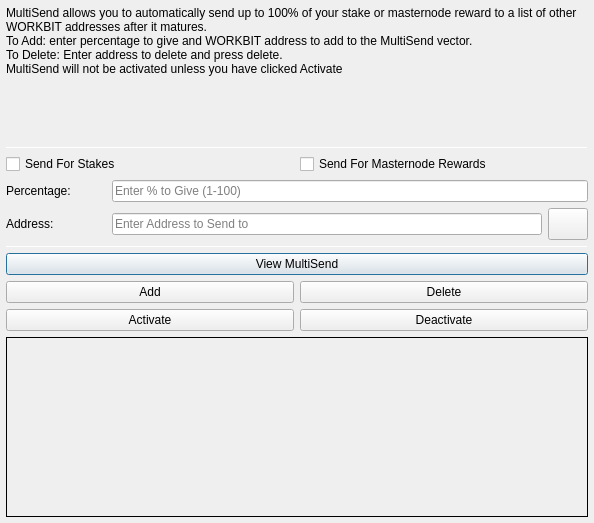
<?xml version="1.0" encoding="UTF-8"?>
<ui version="4.0">
 <class>MultiSendDialog</class>
 <widget class="QDialog" name="MultiSendDialog">
  <property name="windowModality">
   <enum>Qt::NonModal</enum>
  </property>
  <property name="geometry">
   <rect>
    <x>0</x>
    <y>0</y>
    <width>594</width>
    <height>523</height>
   </rect>
  </property>
  <property name="windowTitle">
   <string>MultiSend</string>
  </property>
  <layout class="QVBoxLayout" name="verticalLayout" stretch="0">
   <property name="leftMargin">
    <number>6</number>
   </property>
   <property name="topMargin">
    <number>6</number>
   </property>
   <property name="rightMargin">
    <number>6</number>
   </property>
   <property name="bottomMargin">
    <number>6</number>
   </property>
   <item>
    <layout class="QVBoxLayout" name="verticalLayout_Main" stretch="1,1,1,1,1,1">
     <item>
      <widget class="QLabel" name="label_2">
       <property name="lineWidth">
        <number>1</number>
       </property>
       <property name="text">
        <string>MultiSend allows you to automatically send up to 100% of your stake or masternode reward to a list of other WORKBIT addresses after it matures.
To Add: enter percentage to give and WORKBIT address to add to the MultiSend vector.
To Delete: Enter address to delete and press delete.
MultiSend will not be activated unless you have clicked Activate</string>
       </property>
       <property name="alignment">
        <set>Qt::AlignLeading|Qt::AlignLeft|Qt::AlignTop</set>
       </property>
       <property name="wordWrap">
        <bool>true</bool>
       </property>
      </widget>
     </item>
     <item>
      <widget class="Line" name="line">
       <property name="minimumSize">
        <size>
         <width>0</width>
         <height>1</height>
        </size>
       </property>
       <property name="maximumSize">
        <size>
         <width>16777215</width>
         <height>1</height>
        </size>
       </property>
       <property name="orientation">
        <enum>Qt::Horizontal</enum>
       </property>
      </widget>
     </item>
     <item>
      <layout class="QVBoxLayout" name="verticalLayout_Settings">
       <item>
        <layout class="QHBoxLayout" name="horizontalLayout">
         <item>
          <widget class="QCheckBox" name="multiSendStakeCheckBox">
           <property name="text">
            <string>Send For Stakes</string>
           </property>
          </widget>
         </item>
         <item>
          <widget class="QCheckBox" name="multiSendMasternodeCheckBox">
           <property name="text">
            <string>Send For Masternode Rewards</string>
           </property>
          </widget>
         </item>
        </layout>
       </item>
       <item>
        <layout class="QHBoxLayout" name="horizontalLayout_6">
         <item>
          <widget class="QLabel" name="label">
           <property name="minimumSize">
            <size>
             <width>100</width>
             <height>0</height>
            </size>
           </property>
           <property name="toolTip">
            <string>Percentage of stake to send</string>
           </property>
           <property name="text">
            <string>Percentage:</string>
           </property>
          </widget>
         </item>
         <item>
          <widget class="QLineEdit" name="multiSendPercentEdit">
           <property name="toolTip">
            <string>Enter whole numbers 1 - 100</string>
           </property>
           <property name="placeholderText">
            <string>Enter % to Give (1-100)</string>
           </property>
          </widget>
         </item>
        </layout>
       </item>
       <item>
        <layout class="QHBoxLayout" name="horizontalLayout_7">
         <item>
          <widget class="QLabel" name="label_5">
           <property name="minimumSize">
            <size>
             <width>100</width>
             <height>0</height>
            </size>
           </property>
           <property name="toolTip">
            <string>Address to send portion of stake to</string>
           </property>
           <property name="text">
            <string>Address:</string>
           </property>
          </widget>
         </item>
         <item>
          <widget class="QLineEdit" name="multiSendAddressEdit">
           <property name="toolTip">
            <string/>
           </property>
           <property name="placeholderText">
            <string>Enter Address to Send to</string>
           </property>
          </widget>
         </item>
         <item>
          <widget class="QPushButton" name="addressBookButton">
           <property name="maximumSize">
            <size>
             <width>16777215</width>
             <height>32</height>
            </size>
           </property>
           <property name="toolTip">
            <string>Choose an address from the address book</string>
           </property>
           <property name="text">
            <string/>
           </property>
           <property name="icon">
            <iconset resource="../WORKBIT.qrc">
             <normaloff>:/icons/address-book</normaloff>:/icons/address-book</iconset>
           </property>
           <property name="shortcut">
            <string>Alt+A</string>
           </property>
           <property name="autoDefault">
            <bool>false</bool>
           </property>
          </widget>
         </item>
        </layout>
       </item>
      </layout>
     </item>
     <item>
      <widget class="Line" name="line_2">
       <property name="minimumSize">
        <size>
         <width>0</width>
         <height>1</height>
        </size>
       </property>
       <property name="maximumSize">
        <size>
         <width>16777215</width>
         <height>1</height>
        </size>
       </property>
       <property name="orientation">
        <enum>Qt::Horizontal</enum>
       </property>
      </widget>
     </item>
     <item>
      <layout class="QVBoxLayout" name="verticalLayout_Buttons">
       <item>
        <layout class="QHBoxLayout" name="horizontalLayout_4">
         <item>
          <widget class="QPushButton" name="viewButton">
           <property name="toolTip">
            <string/>
           </property>
           <property name="statusTip">
            <string>View MultiSend Vector</string>
           </property>
           <property name="text">
            <string>View MultiSend</string>
           </property>
          </widget>
         </item>
        </layout>
       </item>
       <item>
        <layout class="QHBoxLayout" name="horizontalLayout_2">
         <item>
          <widget class="QPushButton" name="addButton">
           <property name="toolTip">
            <string/>
           </property>
           <property name="statusTip">
            <string>Add to MultiSend Vector</string>
           </property>
           <property name="text">
            <string>Add</string>
           </property>
          </widget>
         </item>
         <item>
          <widget class="QPushButton" name="deleteButton">
           <property name="toolTip">
            <string/>
           </property>
           <property name="statusTip">
            <string>Delete Address From MultiSend Vector</string>
           </property>
           <property name="text">
            <string>Delete</string>
           </property>
          </widget>
         </item>
        </layout>
       </item>
       <item>
        <layout class="QHBoxLayout" name="horizontalLayout_5">
         <item>
          <widget class="QPushButton" name="activateButton">
           <property name="statusTip">
            <string>Activate MultiSend</string>
           </property>
           <property name="text">
            <string>Activate</string>
           </property>
          </widget>
         </item>
         <item>
          <widget class="QPushButton" name="disableButton">
           <property name="statusTip">
            <string>Deactivate MultiSend</string>
           </property>
           <property name="text">
            <string>Deactivate</string>
           </property>
          </widget>
         </item>
        </layout>
       </item>
      </layout>
     </item>
     <item>
      <widget class="QLabel" name="message">
       <property name="minimumSize">
        <size>
         <width>0</width>
         <height>180</height>
        </size>
       </property>
       <property name="frameShape">
        <enum>QFrame::Panel</enum>
       </property>
       <property name="frameShadow">
        <enum>QFrame::Plain</enum>
       </property>
       <property name="lineWidth">
        <number>1</number>
       </property>
       <property name="midLineWidth">
        <number>1</number>
       </property>
       <property name="text">
        <string/>
       </property>
       <property name="alignment">
        <set>Qt::AlignLeading|Qt::AlignLeft|Qt::AlignTop</set>
       </property>
       <property name="wordWrap">
        <bool>true</bool>
       </property>
      </widget>
     </item>
    </layout>
   </item>
  </layout>
 </widget>
 <resources>
  <include location="../WORKBIT.qrc"/>
 </resources>
 <connections/>
</ui>
